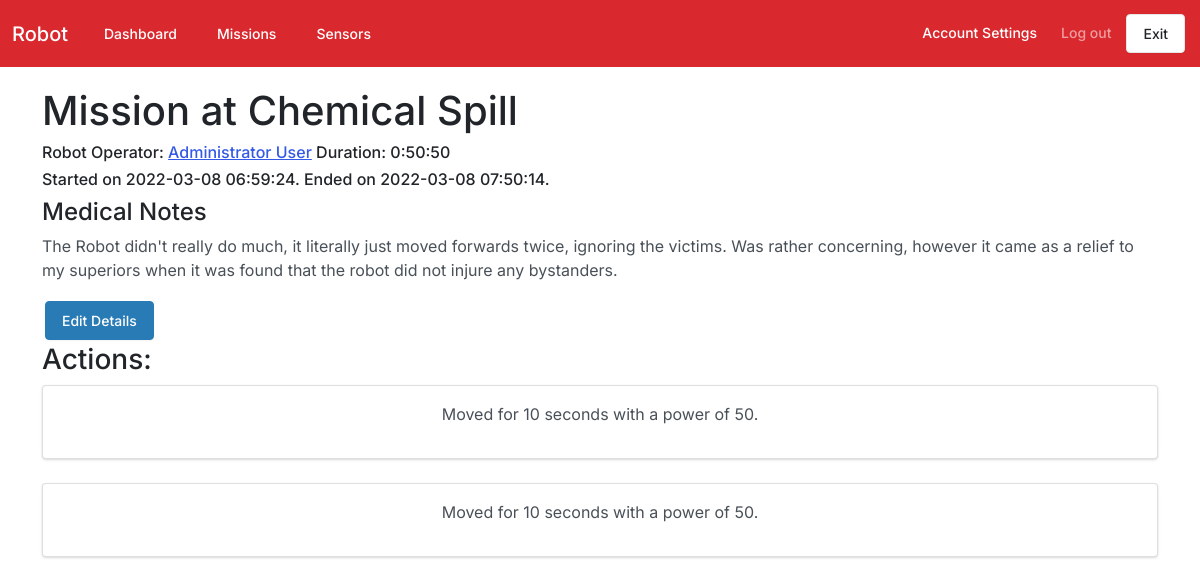
Page /mission/10 (signed in) on the committed database.
### tables this page shows
CREATE TABLE "missions" (
	"missionID"	INTEGER NOT NULL UNIQUE,
	"userID"	INTEGER,
	"startTime"	INTEGER,
	"endTime"	INTEGER,
	"notes"	TEXT,
	"location"	TEXT,
	PRIMARY KEY("missionID" AUTOINCREMENT)
);

CREATE TABLE "users" (
	"userid"	INTEGER,
	"name"	TEXT,
	"email"	TEXT,
	"password"	TEXT,
	"permission"	TEXT,
	"OTPcode"	TEXT,
	PRIMARY KEY("userid" AUTOINCREMENT)
);

CREATE TABLE "actions" (
	"actionid"	INTEGER NOT NULL UNIQUE,
	"actiontype"	TEXT,
	"actionpower"	INTEGER,
	"actiondegrees"	INTEGER,
	"actionduration"	INTEGER,
	"missionid"	INTEGER,
	"timestamp"	INTEGER,
	PRIMARY KEY("actionid" AUTOINCREMENT)
);

### flask_app.py (the view, shortened to what this page needs)
@app.route("/mission/<id>", methods=["GET","POST"]) # This is the view for an individual mission.
def mission(id):
    data = GLOBALS.DATABASE.ViewQuery("SELECT * FROM (missions LEFT JOIN users ON users.userid = missions.userid) LEFT JOIN actions ON actions.missionid = missions.missionID WHERE missions.missionID = ?",(id,))
    return render_template("missionview.html", data=data, datetime=datetime, int=int, str=str, round=round)

### flask_app.py (called while the page is built)
@app.before_request
def check_login():
    exempt_page = request.path in EXEMPT_PATHS or request.path.startswith("/static") # Check if it is one of the pages that is allowed (login and 2fa especially, to avoid a loop) or if it is a static file.
    logged_in = 'userid' in session
    if not (logged_in or exempt_page): # To access a page, the user must either be logged in or be accessing a resource that does not require authentication.
        return redirect("/") # Redirect to the login if the user has not logged in.

### interfaces/databaseinterface.py (called while the page is built)
    def connect(self):
        connection = sqlite3.connect(self.location)
        connection.row_factory = sqlite3.Row #configures database queries to return a list of dictionaries (each row/record) [{"field1":value1,"field2":value2...},{etc},{} ]
        return connection

    def ViewQuery(self, query, params=None):
        connection = self.connect()
        result = None
        try:
            if params:
                cursor = connection.execute(query, params)
            else:
                cursor = connection.execute(query)
            result = cursor.fetchall() #returns a list of dictionaries
        except (sqlite3.OperationalError, sqlite3.Warning, sqlite3.Error) as e:
            self.logger.error("DATABASE ERROR: %s" % e)
            self.logger.error(query)
        connection.close()
        if result:
            return ([dict(row) for row in result]) #a list of dictionaries
        else:
            return False

### templates/missionview.html (shortened to what this page needs)
{% extends "layout.html" %}
{% block content %}
{% if data %}
    <h1>Mission at {{data[0]["location"] or "Unknown Location"}}</h1>
    <h6>Robot Operator: <a href='mailto:{{data[0]["email"]}}'>{{data[0]["name"]}}</a> Duration: {{str(datetime.timedelta(seconds=int(data[0]["endTime"] or 1646886023)-int(data[0]["startTime"] or 1646886023)))}}</h6>
    <h6>Started on {{datetime.datetime.fromtimestamp(data[0]["startTime"] or 0)}}. Ended on {{datetime.datetime.fromtimestamp(data[0]["endTime"] or 0)}}.</h6>
    <h4>Medical Notes</h4>
    <p>{{data[0]["notes"] or "No notes have been left for this mission."}}</p>
    <button type="button" class="btn btn-info" data-bs-toggle="modal" data-bs-target="#editmodal">Edit Details</button>
    <h3>Actions:</h3>
    {% if data[0]["actionid"] %}
        {% for action in data %}
            <div class="card text-center" style="width: 100%;">
                <div class="card-body">
                    {% if action["actiontype"] == "move" %}
                        {% if action["actiondegrees"] == 0 %}
                            <p>Moved for {{round(action["actionduration"],2)}} seconds with a power of {{action["actionpower"]}}. </p>
                        {% else %}
                            <p>Turned {{action["actiondegrees"]}} degrees with a power of {{action["actionpower"]}}. </p>
                        {% endif %}
                    {% elif action["actiontype"] == "victim" %}
                        <p>Detected a victim, and deployed a rescue package at coordinates ({{action["actionpower"]}},{{action["actiondegrees"]}})</p>
                    {% elif action["actiontype"] == "returnCommand" %}
                        <p>Robot was instructed to return to the start. </p>
                    {% else %}
                        <p>{{data["actiontype"]}}</p>
                    {% endif %}
                </div>
            </div>
            <br>
        {% endfor %}
    {% else %}
        <p>No actions have been performed in this mission.</p>
    {% endif %}
{% else %}
    <h1>There is no mission.</h1>
{% endif %}
{% endblock %}

### static/css/custom.css (style rules this page uses)
.btn { margin:3px; }
.btn { max-width:150px; }

### templates/layout.html (style rules this page uses)
html, body { height:100vh; }

### rows in the picture
missions: location "Chemical Spill", endTime+startTime "0:50:50", datetime.fromtimestamp "2022-03-08 06:59:24", datetime.fromtimestamp "2022-03-08 07:50:14", notes "The Robot didn't really do much, it literally just moved forwards twice, ignoring the victims. Was rather concerning, however it came as a relief to my superiors when it was found that the robot did not injure any bystanders."
users: name "Administrator User"
actions: actionduration "10", actionpower "50"
actions: actionduration "10", actionpower "50"
